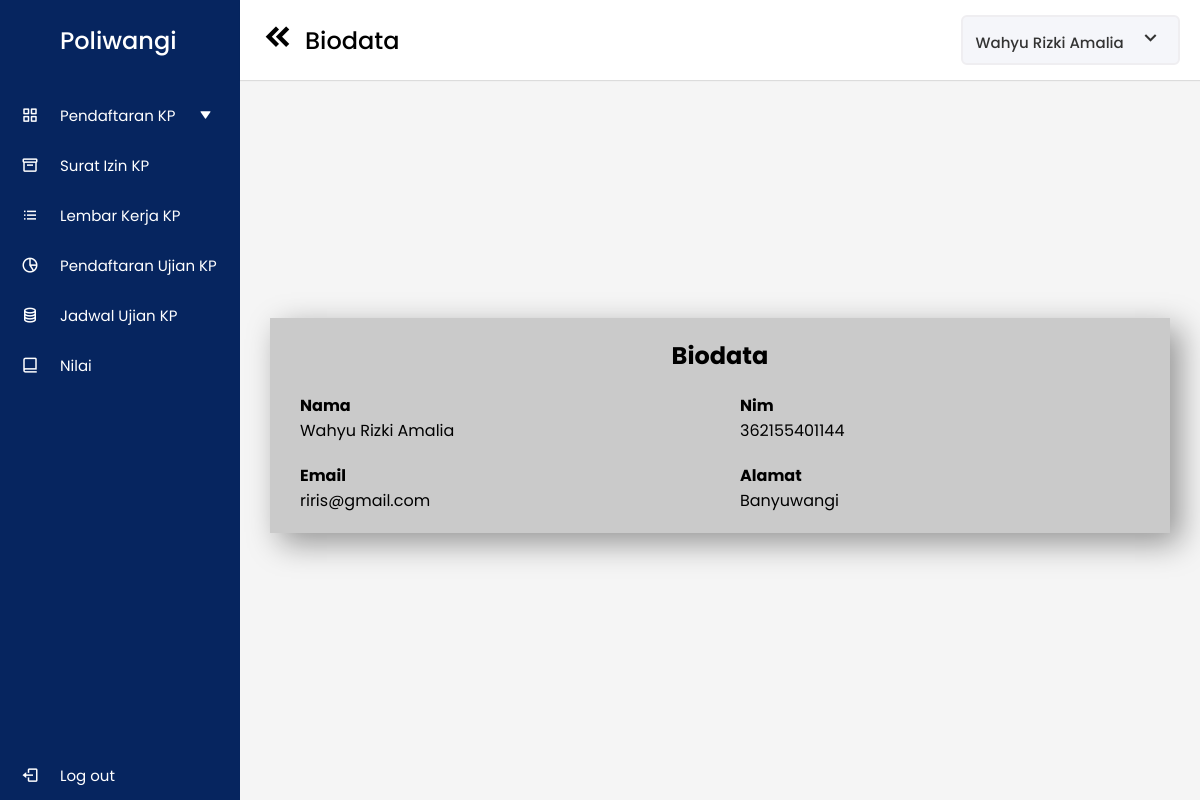
The app's page /php/profil.php (signed in) with its own data.
### tables this page shows
CREATE TABLE `mahasiswa` (
  `id` int(50) NOT NULL,
  `nama_mahasiswa` varchar(45) DEFAULT NULL,
  `nim` varchar(45) DEFAULT NULL,
  `kelas` varchar(45) DEFAULT NULL,
  `email` varchar(45) DEFAULT NULL,
  `alamat` varchar(45) DEFAULT NULL,
  `id_user` int(50) DEFAULT NULL,
  `anggota_kelompok_id` int(11) DEFAULT NULL
);

### php/function.php (called while the page is built, shortened)
<?php
$conn = mysqli_connect("localhost", "root", "", "db_tugas");
function query($query)
{
    global $conn;
    $result = mysqli_query($conn, $query);
    $row = [];
    while ($rows = mysqli_fetch_assoc($result)) {
        $row[] = $rows;
    }
    return $row;
}

### php/profil.php (the view, shortened to what this page needs)
<?php
require "function.php";
$username = $_SESSION['username'];
$mahasiswa = query("SELECT * FROM mahasiswa WHERE nim = $username");
?>
<!DOCTYPE html>
<html lang="en">
<head>
  <link rel="stylesheet" href="../css/style-form.css" />
  <link href="https://unpkg.com/boxicons@2.0.7/css/boxicons.min.css" rel="stylesheet" />
</head>
<body>
  <div class="sidebar">
    <div class="logo-details">
      <span class="logo_name">Poliwangi</span>
    </div>
    <ul class="nav-links">
      <li class="pend_btn">
        <a href="#" class="pend_btn klik">
          <i class="bx bx-grid-alt"></i>
          <span class="links_name pend_btn">Pendaftaran KP</span>
          <i class="bx bxs-down-arrow pend_btn"></i>
        </a>
      </li>
      <li>
        <a href="surat_izin.php">
          <i class="bx bx-box"></i>
          <span class="links_name">Surat Izin KP</span>
        </a>
      </li>
      <li>
        <a href="lembar_kerja.php">
          <i class="bx bx-list-ul"></i>
          <span class="links_name">Lembar Kerja KP</span>
        </a>
      </li>
      <li>
        <a href="pendaftran_ujian.php">
          <i class="bx bx-pie-chart-alt-2"></i>
          <span class="links_name">Pendaftaran Ujian KP</span>
        </a>
      </li>
      <li>
        <a href="jadwal.php">
          <i class="bx bx-coin-stack"></i>
          <span class="links_name">Jadwal Ujian KP</span>
        </a>
      </li>
      <li>
        <a href="nilai.php">
          <i class="bx bx-book-alt"></i>
          <span class="links_name"> Nilai </span>
        </a>
      </li>
      <li class="log_out">
        <a href="logout.php">
          <i class="bx bx-log-out"></i>
          <span class="links_name">Log out</span>
        </a>
      </li>
    </ul>
  </div>
  <section class="home-section">
    <nav>
      <div class="sidebar-button">
        <a href="coba.html"><i class='bx bxs-chevrons-left'></i></a>
        <span class="dashboard">Biodata</span>
      </div>
      <div class="profile-details">
        <a href="profil.php">
          <?php foreach ($mahasiswa as $mhs) : ?>
            <span class="admin_name"><?= $mhs['nama_mahasiswa']; ?></span>
            <i class="bx bx-chevron-down"></i>
          <?php endforeach; ?>
        </a>
      </div>
    </nav>
    <?php foreach ($mahasiswa as $mhs) : ?>
      <div class="cont">
        <div class="box-form">
          <div class="title">
            <h1>Biodata</h1>
          </div>
          <form action="">
            <div class="box1">
              <div class="input">
                <h4>Nama</h4>
                <p><?= $mhs['nama_mahasiswa']; ?></p>
              </div>
              <div class="input">
                <h4>Nim</h4>
                <p><?= $mhs['nim']; ?></p>
              </div>
              <div class="input">
                <h4>Email</h4>
                <p><?= $mhs['email']; ?></p>
              </div>
              <div class="input">
                <h4>Alamat</h4>
                <p><?= $mhs['alamat']; ?></p>
              </div>
            </div>
          </form>
        </div>
      </div>
    <?php endforeach; ?>
  </section>
</body>
</html>

### css/style-form.css (style rules this page uses)
* { margin: 0; padding: 0; box-sizing: border-box; font-family: "Poppins", sans-serif; }
.sidebar { position: fixed; height: 100%; width: 240px; background: #06255f; transition: all 0.5s ease; }
.sidebar .logo-details { height: 80px; display: flex; align-items: center; }
.sidebar .logo-details .logo_name { color: #fff; font-size: 24px; font-weight: 500; padding-left: 60px; }
.sidebar .nav-links { margin-top: 10px; }
.sidebar .nav-links li { position: relative; list-style: none; height: 50px; }
.sidebar .nav-links li a { height: 100%; width: 100%; display: flex; align-items: center; text-decoration: none; transition: all 0.4s ease; }
.sidebar .nav-links li i { min-width: 60px; text-align: center; font-size: 18px; color: #fff; }
.sidebar .nav-links li a .links_name { color: #fff; font-size: 15px; font-weight: 400; white-space: nowrap; }
.sidebar .nav-links .log_out { position: absolute; bottom: 0; width: 100%; }
.home-section .cont { position: relative; background: #f5f5f5; min-height: 100vh; width: calc(100% - 240px); left: 240px; transition: all 0.5s ease; display: flex; justify-content: center; align-items: center; flex-direction: column; }
.home-section nav { display: flex; justify-content: space-between; height: 80px; background: #fff; display: flex; align-items: center; position: fixed; width: calc(100% - 240px); left: 240px; z-index: 100; padding: 0 20px; box-shadow: 0 1px 1px rgba(0, 0, 0, 0.1); transition: all 0.5s ease; }
.home-section nav .sidebar-button { display: flex; align-items: center; font-size: 24px; font-weight: 500; }
nav .sidebar-button i { font-size: 35px; margin-right: 10px; }
nav .sidebar-button a { color: inherit; }
.home-section nav .profile-details { display: flex; align-items: center; background: #f5f6fa; border: 2px solid #efeef1; border-radius: 6px; height: 50px; min-width: 190px; padding: 0 15px 0 2px; }
nav .profile-details .admin_name { font-size: 15px; font-weight: 500; color: #333; margin: 0 10px; white-space: nowrap; }
nav .profile-details i { font-size: 25px; color: #333; }
.title h1 { text-align: center; }
.box-form { background-color: #cacaca; margin-top: 50px; max-width: 900px; width: 100%; box-shadow: 10px 10px 30px rgba(0, 0, 0, 0.4); padding: 20px 30px; }
.box1 { display: flex; flex-wrap: wrap; justify-content: space-between; }
.box-form .input { width: calc(100% / 2 - 20px); }
a { text-decoration: none; }
.input h4 { margin-top: 20px; }
.sidebar .nav-links li .bxs-down-arrow { font-size: 12px; transition: 0.4s; }

### records on screen
mahasiswa: nama_mahasiswa "Wahyu Rizki Amalia", nim "362155401144", email "riris@gmail.com", alamat "Banyuwangi"
